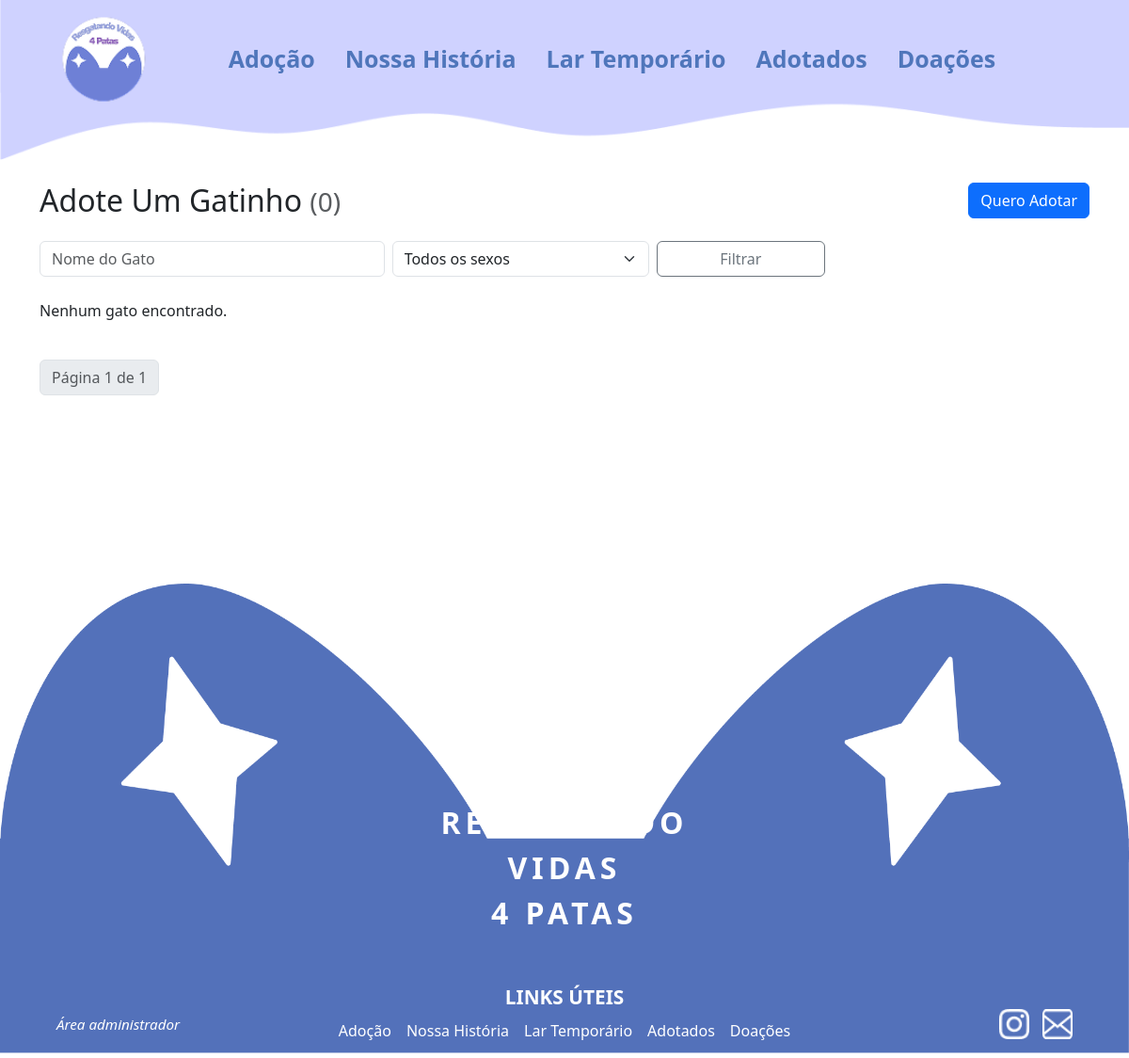
/adocoes/, run on an earlier commit of the app's database.
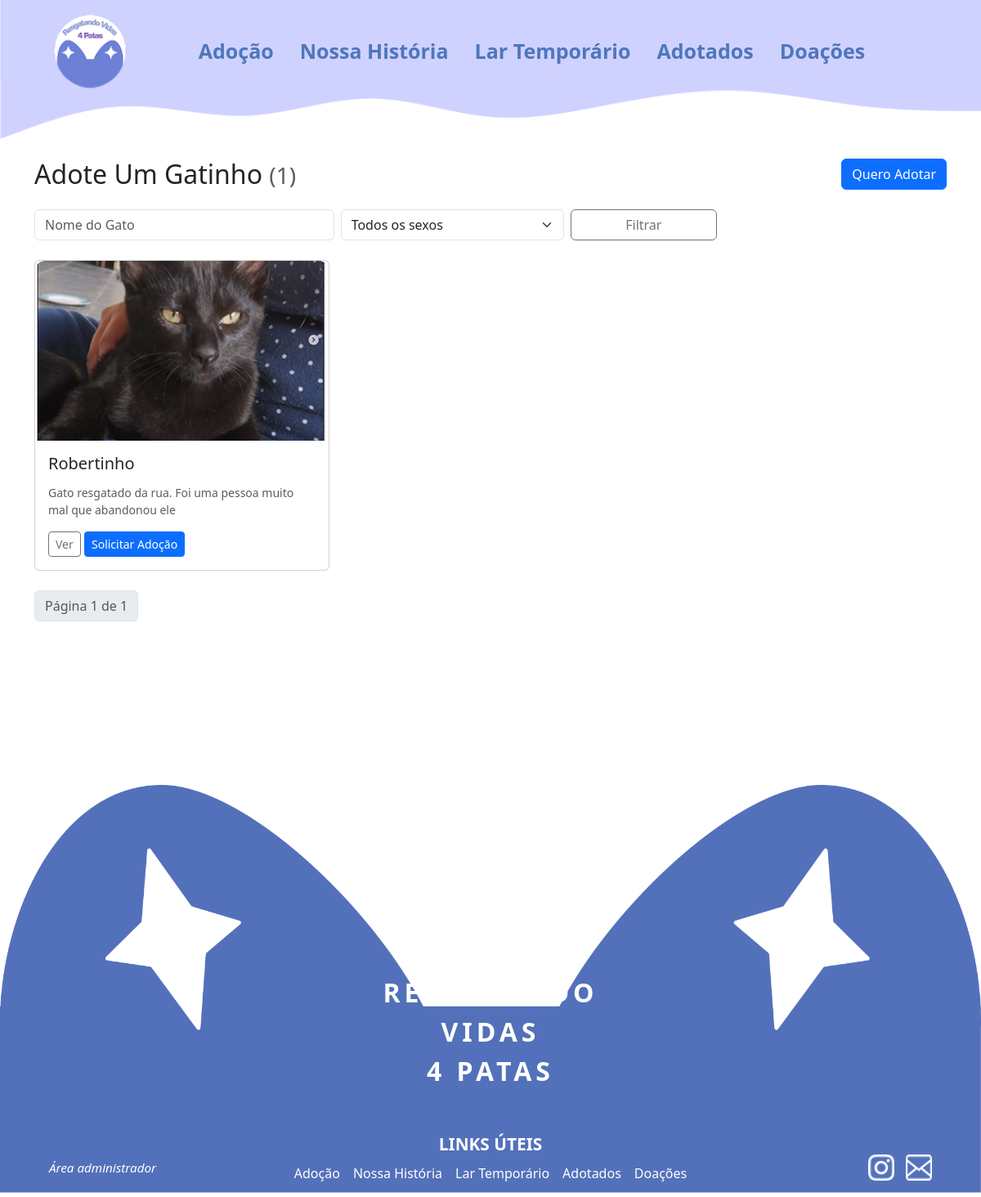
And on a later commit of the database.
### gatos/models.py (models this page shows, shortened)
class Gato(models.Model):
    SEXO_CHOICES = [
        ("M", "Macho"),
        ("F", "Fêmea"),
    ]
    nome = models.CharField(max_length=100, verbose_name="Nome do gato")
    sexo = models.CharField(max_length=1, choices=SEXO_CHOICES, verbose_name="Sexo", blank=False, null=False)
    idade = models.CharField(max_length=10, verbose_name="Idade")
    descricao = models.TextField(max_length=10000, verbose_name="Sobre o gato")
    imagem = models.ImageField(upload_to="gatos/", verbose_name="Foto do gato")
    lar_temporario = models.BooleanField(default=False, verbose_name="Precisa de lar temporário")
    cuidado = models.ForeignKey(Cuidado, on_delete=models.CASCADE, verbose_name="Cuidados")
    temperamento = models.ForeignKey(Temperamento, on_delete=models.CASCADE, verbose_name="Temperamento")
    sociavel = models.ForeignKey(Sociavel, on_delete=models.CASCADE, verbose_name="Socialização")
    moradia = models.ForeignKey(Moradia, on_delete=models.CASCADE, verbose_name="Moradia adequada")
    adotado = models.BooleanField(default=False, verbose_name="Adotado")
    created_at = models.DateTimeField(auto_now_add=True, verbose_name="Criado em")
    updated_at = models.DateTimeField(auto_now=True, verbose_name="Atualizado em")
    class Meta:
        verbose_name = "Gato"
        verbose_name_plural = "Gatos"
        db_table = "gatos"
        ordering = ["-created_at"]

### adocoes/views.py (the view)
# urls.py: path('', views.GatoListView.as_view(), name='lista'),
class GatoListView(ListView):
    model = Gato
    template_name = 'adocoes/adocao_list.html'
    context_object_name = 'gatos'
    paginate_by = 12
    def get_queryset(self):
        try:
            qs = Gato.objects.filter(adotados__isnull=True)
            try:
                qs = qs.order_by('-created_at')
            except FieldError:
                qs = qs.order_by('-id')
            q = self.request.GET.get('q')
            sexo_filter = self.request.GET.get('sexo')
            if q:
                qs = qs.filter(nome__icontains=q)
            if sexo_filter == 'fêmea':
                qs = qs.filter(sexo__lte=1)
            elif sexo_filter == 'macho':
                qs = qs.filter(sexo__gt=1)
            return qs
        except Exception as e:
            logger.exception("Erro em GatoListView.get_queryset: %s", e)
            return Gato.objects.none()

### gatos/context_processors.py (called while the page is built)
def dashboard_totals(request):
    total_para_adocao = Gato.objects.exclude(id__in=Adotados.objects.values("gato")).count()
    total_lar_temporario = Gato.objects.filter(lar_temporario=True).exclude(id__in=Adotados.objects.values("gato")).count()
    total_adotados = Adotados.objects.count()
    return {
        "total_para_adocao": total_para_adocao,
        "total_lar_temporario": total_lar_temporario,
        "total_adotados": total_adotados,
    }

### adocoes/templates/adocoes/adocao_list.html (shortened to what this page needs)
{% extends 'ong/base.html' %}
{% block content %}
<div class="hero mb-4">
  <div class="d-flex justify-content-between align-items-center">
    <h2 class="mb-0"> Adote Um Gatinho <small class="text-muted">({{ page_obj.paginator.count }})</small></h2>
    <a href="{% url 'adocoes:formulario_adocao' %}" class="btn btn-primary">Quero Adotar</a>
  </div>
  <form method="get" class="row g-2 mt-3">
    <div class="col-md-4">
      <input name="q" value="{{ request.GET.q }}" class="form-control" placeholder="Nome do Gato">
    </div>
    <div class="col-md-3">
      <select name="sexo" class="form-select">
        <option value="">Todos os sexos</option>
      </select>
    </div>
    <div class="col-md-2">
      <button class="btn btn-outline-secondary w-100">Filtrar</button>
    </div>
  </form>
</div>
<div class="row g-3">
  {% for gato in gatos %}
  <div class="col-lg-4 col-md-6">
    <div class="card card-cat h-100">
      {% if gato.imagem %}
      <img src="{{ gato.imagem.url }}" class="card-img-top" style="height:220px;object-fit:cover;border-top-left-radius:12px;border-top-right-radius:12px;">
      {% endif %}
      <div class="card-body">
        <h5 class="card-title">{{ gato.nome }}</h5>
        <p class="card-text small text-muted">{{ gato.descricao|truncatechars:80 }}</p>
        <div class="d-flex justify-content-between align-items-center mt-3">
          <div>
            <a href="{% url 'adocoes:detail' gato.pk %}" class="btn btn-sm btn-outline-secondary">Ver</a>
            <a href="{% url 'adocoes:formulario_adocao' %}?gato={{ gato.pk }}" class="btn btn-sm btn-primary">Solicitar Adoção</a>
          </div>
        </div>
      </div>
    </div>
  </div>
  {% empty %}
  <p>Nenhum gato encontrado.</p>
  {% endfor %}
</div>
<nav class="mt-4">
  <ul class="pagination">
    <li class="page-item disabled"><span class="page-link">Página {{ page_obj.number }} de {{ page_obj.paginator.num_pages }}</span></li>
  </ul>
</nav>
{% endblock %}

What changed in the data, as far as the page shows it:
added Gato: imagem (picture), nome "Robertinho", descricao "Gato resgatado da rua. Foi uma pessoa muito mal que abandonou ele"
Also different on the page:
{{ page_obj.paginator.count }}: "0" → "1"
text no longer shown: "Nenhum gato encontrado."
